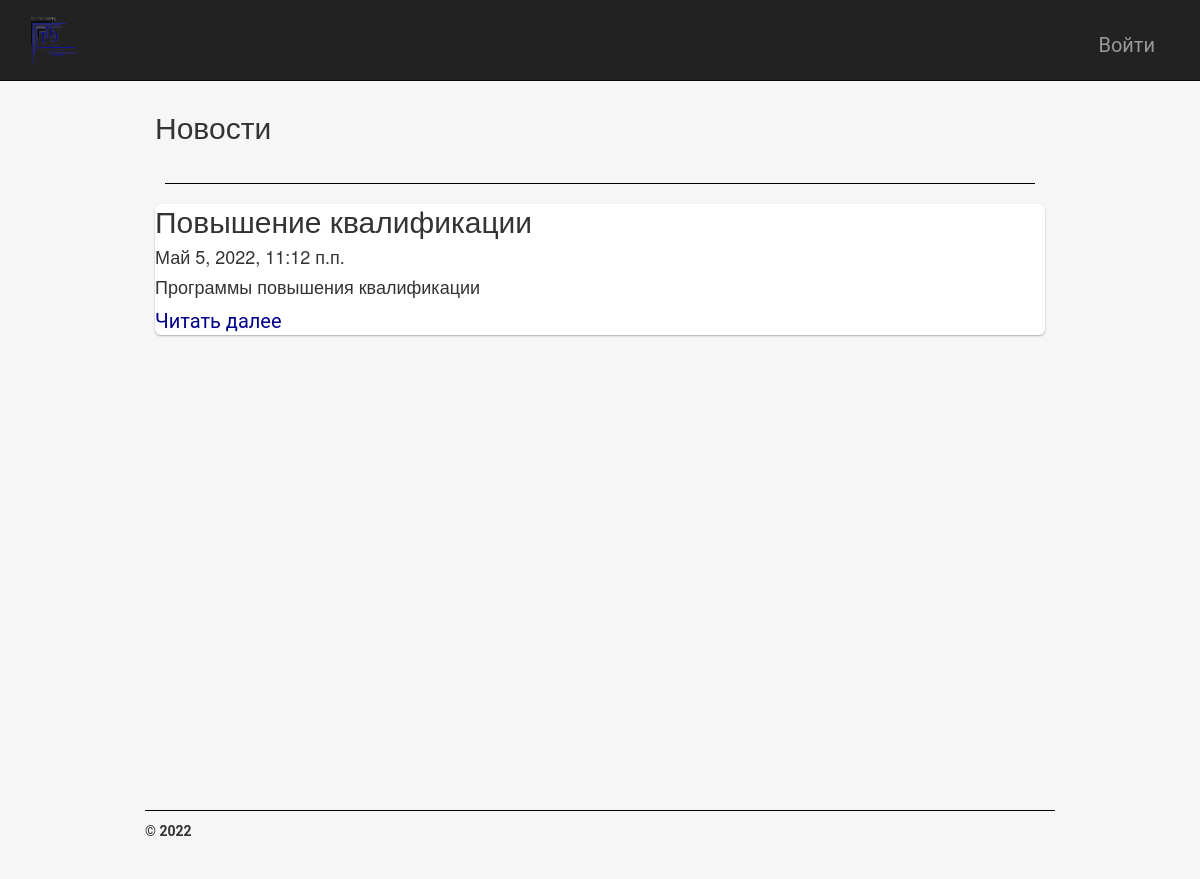
Page /news/ on the committed database.
### app/models.py (models this page shows, shortened)
class News(models.Model):
    title = models.CharField(max_length = 100, unique_for_date = "posted", verbose_name = "Заголовок")
    description = models.TextField(verbose_name = "Краткое содержание")
    content = models.TextField(verbose_name = "Полное содержание")
    posted = models.DateTimeField(default = datetime.now(), db_index = True, verbose_name = "Опубликован")
    author = models.ForeignKey(User, null=True, blank=True, on_delete = models.SET_NULL, verbose_name = "Автор")
    image = models.FileField(default = 'temp.jpg', verbose_name = "Путь к картинке")
    class Meta:
        db_table = "News"
        ordering = ["-posted"]
        verbose_name = "Новость"
        verbose_name_plural = "Новости"

### app/views.py (the view)
# urls.py: url(r'^news/$', app.views.news, name='news'),
def news (request):
    posts = News.objects.all()
    assert isinstance(request, HttpRequest)
    return render(
        request,
        'app/news.html',
        {
            'title': 'Новости',
            'posts': posts,
            'year':datetime.now().year,
            }
        )

### app/templates/app/news.html
﻿{% extends "app/layout.html" %}
{% block content %}
<div class="user-container">
<h2>Новости</h2> <br />
{% for post in posts %}
<hr />
<div class="user-list ">
    <div class="name-id-description">
    <h2> {{post.title}}</h2>
    <h4> {{post.posted}}</h4>
    <h4> {{post.description}}</h4>
    <p><a href="{% url 'newspost' parametr=post.id %}"> Читать далее </a> </p>
</div>
</div>
</div>
{% endfor %}
{% endblock %}

### app/static/app/content/site.css (style rules this page uses)
body, body .catalog-container .product-container .product-right, body .product-container .product-bot-section .product-description-container, body .product-container .product-bot-section .product-comments .add-comment-form div, body .cart-container .cart-info .cart-details .right-part, body .manager-orders-container .order-container .status-buttons, body .contacts-container .address-container address, body .login-container .auth-form-container, body .login-container .auth-form-container .login-form .form-group, body .registration-container .reg-form-container, body .registration-container .reg-form-container form div, body .post-container .npc .img-container, body .home-container .hcc, body .add-product-container { display: flex; flex-direction: column; flex-wrap: nowrap; align-items: center; }
* { margin: 0; padding: 0; }
html { width: 100%; }
@media screen and (min-width: 960px) { body { width: 100%; } }
body { display: inline-block; font-family: "Roboto"; background-color: #f6f6f6; }
body hr { margin: 10px; height: 0px; border: none; border-bottom: 1px solid #000000; }
body .user-container { min-height: calc(100vh - 110px); margin: 10px 20px; }
body .user-container { min-height: calc(100vh - 110px); }
body .user-container .user-list .name-id-description { justify-content: center; background-color: #ffffff; border-radius: 6px; box-shadow: rgba(0, 0, 0, 0.3) 0px 1px 2px 0px; font-size: 20px; }
body .user-container .user-list .name-id-description a { color: darkblue; }

### rows in the picture
News: title "Повышение квалификации", posted "Май 5, 2022, 11:12 п.п.", description "Программы повышения квалификации"
